Frame 1 (no input): blank canvas, image omitted
Frame 60 (no input): blank canvas, image omitted
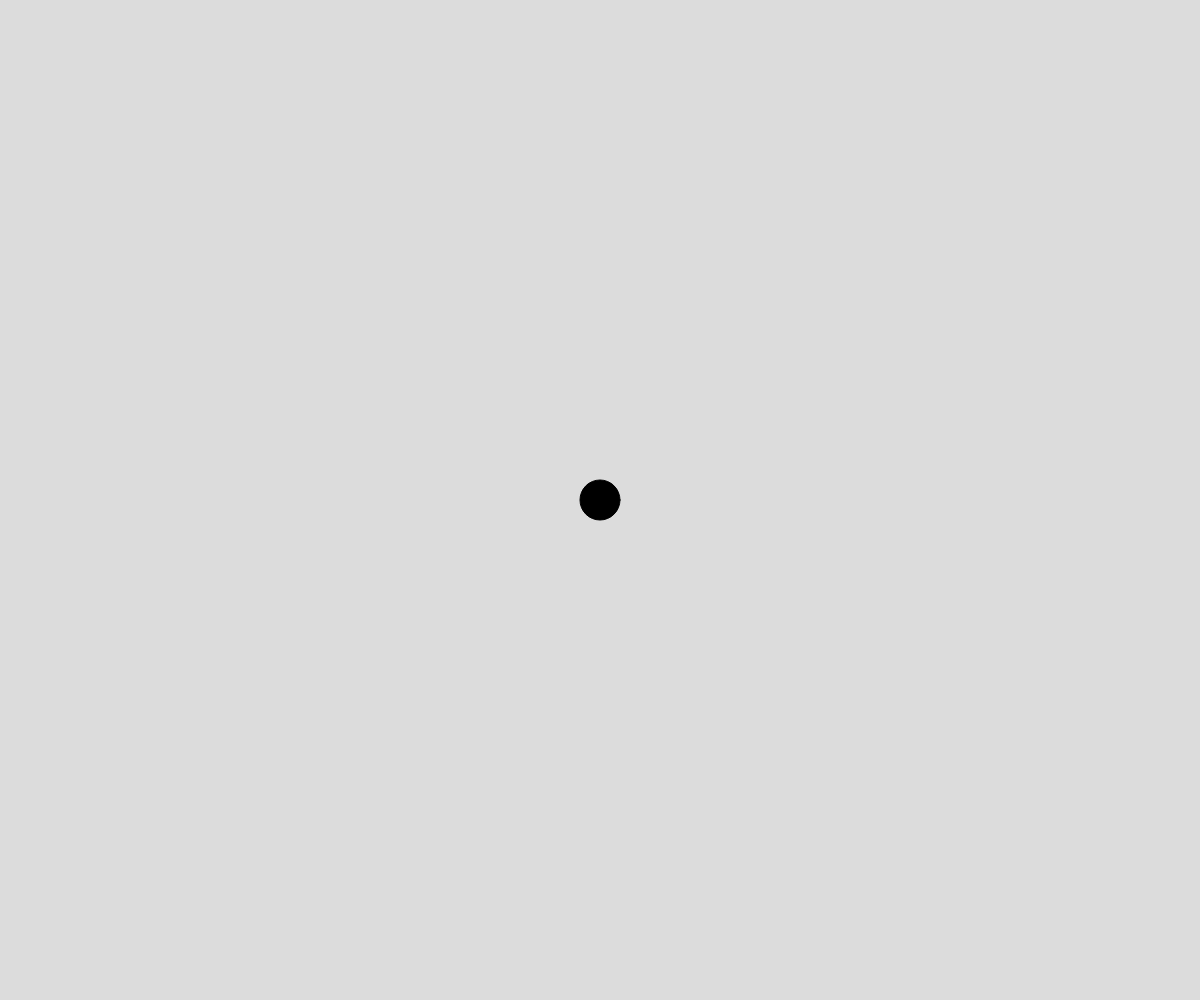
Frame 120 (the mouse pressed at the canvas centre since frame 60)

The p5.js sketch whose frames 1 and 60 were blank and that drew this single picture after the mouse press (run headless with seeded random() and noise() and a simulated clock; from frame 60 on, the mouse is pressed at the canvas centre):

// p5.js sketch
// ── sketch.js
function setup() {
  createCanvas(windowWidth, windowHeight);
}

function draw() {
  background(220);
  fill('black')
  ellipse(windowWidth-mouseX, windowHeight-mouseY, 40)
}
